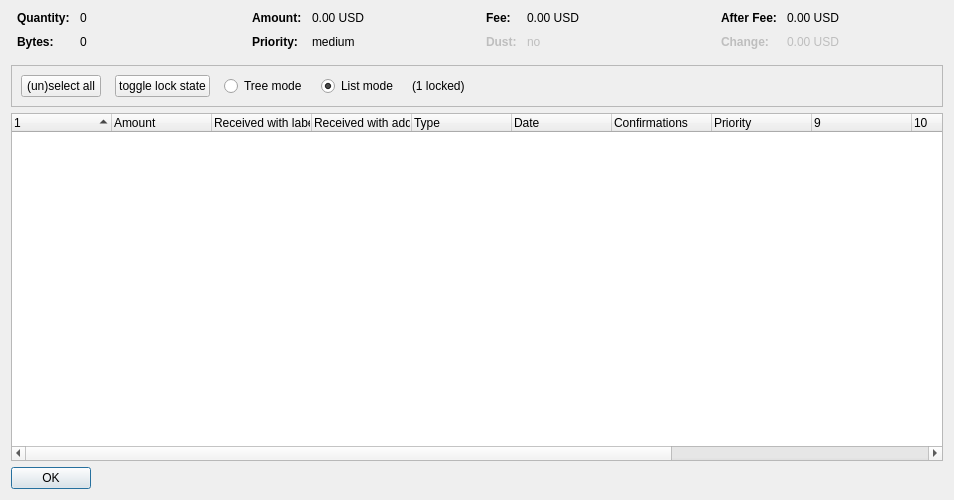
<?xml version="1.0" encoding="UTF-8"?>
<ui version="4.0">
 <class>CoinControlDialog</class>
 <widget class="QDialog" name="CoinControlDialog">
  <property name="geometry">
   <rect>
    <x>0</x>
    <y>0</y>
    <width>954</width>
    <height>500</height>
   </rect>
  </property>
  <property name="windowTitle">
   <string>Coin Selection</string>
  </property>
  <layout class="QVBoxLayout" name="verticalLayout">
   <item>
    <layout class="QHBoxLayout" name="horizontalLayoutTop" stretch="0,0,0,0">
     <property name="topMargin">
      <number>0</number>
     </property>
     <property name="bottomMargin">
      <number>10</number>
     </property>
     <item>
      <layout class="QFormLayout" name="formLayoutCoinControl1">
       <property name="horizontalSpacing">
        <number>10</number>
       </property>
       <property name="verticalSpacing">
        <number>10</number>
       </property>
       <property name="leftMargin">
        <number>6</number>
       </property>
       <property name="rightMargin">
        <number>6</number>
       </property>
       <item row="0" column="0">
        <widget class="QLabel" name="labelCoinControlQuantityText">
         <property name="font">
          <font>
           <weight>75</weight>
           <bold>true</bold>
          </font>
         </property>
         <property name="text">
          <string>Quantity:</string>
         </property>
        </widget>
       </item>
       <item row="0" column="1">
        <widget class="QLabel" name="labelCoinControlQuantity">
         <property name="cursor">
          <cursorShape>IBeamCursor</cursorShape>
         </property>
         <property name="contextMenuPolicy">
          <enum>Qt::ActionsContextMenu</enum>
         </property>
         <property name="text">
          <string notr="true">0</string>
         </property>
         <property name="textInteractionFlags">
          <set>Qt::LinksAccessibleByMouse|Qt::TextSelectableByKeyboard|Qt::TextSelectableByMouse</set>
         </property>
        </widget>
       </item>
       <item row="1" column="0">
        <widget class="QLabel" name="labelCoinControlBytesText">
         <property name="font">
          <font>
           <weight>75</weight>
           <bold>true</bold>
          </font>
         </property>
         <property name="text">
          <string>Bytes:</string>
         </property>
        </widget>
       </item>
       <item row="1" column="1">
        <widget class="QLabel" name="labelCoinControlBytes">
         <property name="cursor">
          <cursorShape>IBeamCursor</cursorShape>
         </property>
         <property name="contextMenuPolicy">
          <enum>Qt::ActionsContextMenu</enum>
         </property>
         <property name="text">
          <string notr="true">0</string>
         </property>
         <property name="textInteractionFlags">
          <set>Qt::LinksAccessibleByMouse|Qt::TextSelectableByKeyboard|Qt::TextSelectableByMouse</set>
         </property>
        </widget>
       </item>
      </layout>
     </item>
     <item>
      <layout class="QFormLayout" name="formLayoutCoinControl2">
       <property name="horizontalSpacing">
        <number>10</number>
       </property>
       <property name="verticalSpacing">
        <number>10</number>
       </property>
       <property name="leftMargin">
        <number>6</number>
       </property>
       <property name="rightMargin">
        <number>6</number>
       </property>
       <item row="0" column="0">
        <widget class="QLabel" name="labelCoinControlAmountText">
         <property name="font">
          <font>
           <weight>75</weight>
           <bold>true</bold>
          </font>
         </property>
         <property name="text">
          <string>Amount:</string>
         </property>
        </widget>
       </item>
       <item row="0" column="1">
        <widget class="QLabel" name="labelCoinControlAmount">
         <property name="cursor">
          <cursorShape>IBeamCursor</cursorShape>
         </property>
         <property name="contextMenuPolicy">
          <enum>Qt::ActionsContextMenu</enum>
         </property>
         <property name="text">
          <string notr="true">0.00 USD</string>
         </property>
         <property name="textInteractionFlags">
          <set>Qt::LinksAccessibleByMouse|Qt::TextSelectableByKeyboard|Qt::TextSelectableByMouse</set>
         </property>
        </widget>
       </item>
       <item row="1" column="0">
        <widget class="QLabel" name="labelCoinControlPriorityText">
         <property name="font">
          <font>
           <weight>75</weight>
           <bold>true</bold>
          </font>
         </property>
         <property name="text">
          <string>Priority:</string>
         </property>
        </widget>
       </item>
       <item row="1" column="1">
        <widget class="QLabel" name="labelCoinControlPriority">
         <property name="cursor">
          <cursorShape>IBeamCursor</cursorShape>
         </property>
         <property name="contextMenuPolicy">
          <enum>Qt::ActionsContextMenu</enum>
         </property>
         <property name="text">
          <string>medium</string>
         </property>
         <property name="textInteractionFlags">
          <set>Qt::LinksAccessibleByMouse|Qt::TextSelectableByKeyboard|Qt::TextSelectableByMouse</set>
         </property>
        </widget>
       </item>
      </layout>
     </item>
     <item>
      <layout class="QFormLayout" name="formLayoutCoinControl3">
       <property name="horizontalSpacing">
        <number>10</number>
       </property>
       <property name="verticalSpacing">
        <number>10</number>
       </property>
       <property name="leftMargin">
        <number>6</number>
       </property>
       <property name="rightMargin">
        <number>6</number>
       </property>
       <item row="0" column="0">
        <widget class="QLabel" name="labelCoinControlFeeText">
         <property name="font">
          <font>
           <weight>75</weight>
           <bold>true</bold>
          </font>
         </property>
         <property name="text">
          <string>Fee:</string>
         </property>
        </widget>
       </item>
       <item row="0" column="1">
        <widget class="QLabel" name="labelCoinControlFee">
         <property name="cursor">
          <cursorShape>IBeamCursor</cursorShape>
         </property>
         <property name="contextMenuPolicy">
          <enum>Qt::ActionsContextMenu</enum>
         </property>
         <property name="text">
          <string notr="true">0.00 USD</string>
         </property>
         <property name="textInteractionFlags">
          <set>Qt::LinksAccessibleByMouse|Qt::TextSelectableByKeyboard|Qt::TextSelectableByMouse</set>
         </property>
        </widget>
       </item>
       <item row="1" column="0">
        <widget class="QLabel" name="labelCoinControlLowOutputText">
         <property name="enabled">
          <bool>false</bool>
         </property>
         <property name="font">
          <font>
           <weight>75</weight>
           <bold>true</bold>
          </font>
         </property>
         <property name="text">
          <string>Dust:</string>
         </property>
        </widget>
       </item>
       <item row="1" column="1">
        <widget class="QLabel" name="labelCoinControlLowOutput">
         <property name="enabled">
          <bool>false</bool>
         </property>
         <property name="cursor">
          <cursorShape>IBeamCursor</cursorShape>
         </property>
         <property name="contextMenuPolicy">
          <enum>Qt::ActionsContextMenu</enum>
         </property>
         <property name="text">
          <string>no</string>
         </property>
         <property name="textInteractionFlags">
          <set>Qt::LinksAccessibleByMouse|Qt::TextSelectableByKeyboard|Qt::TextSelectableByMouse</set>
         </property>
        </widget>
       </item>
      </layout>
     </item>
     <item>
      <layout class="QFormLayout" name="formLayoutCoinControl4">
       <property name="horizontalSpacing">
        <number>10</number>
       </property>
       <property name="verticalSpacing">
        <number>10</number>
       </property>
       <property name="leftMargin">
        <number>6</number>
       </property>
       <property name="rightMargin">
        <number>6</number>
       </property>
       <item row="0" column="0">
        <widget class="QLabel" name="labelCoinControlAfterFeeText">
         <property name="font">
          <font>
           <weight>75</weight>
           <bold>true</bold>
          </font>
         </property>
         <property name="text">
          <string>After Fee:</string>
         </property>
        </widget>
       </item>
       <item row="0" column="1">
        <widget class="QLabel" name="labelCoinControlAfterFee">
         <property name="cursor">
          <cursorShape>IBeamCursor</cursorShape>
         </property>
         <property name="contextMenuPolicy">
          <enum>Qt::ActionsContextMenu</enum>
         </property>
         <property name="text">
          <string notr="true">0.00 USD</string>
         </property>
         <property name="textInteractionFlags">
          <set>Qt::LinksAccessibleByMouse|Qt::TextSelectableByKeyboard|Qt::TextSelectableByMouse</set>
         </property>
        </widget>
       </item>
       <item row="1" column="0">
        <widget class="QLabel" name="labelCoinControlChangeText">
         <property name="enabled">
          <bool>false</bool>
         </property>
         <property name="font">
          <font>
           <weight>75</weight>
           <bold>true</bold>
          </font>
         </property>
         <property name="text">
          <string>Change:</string>
         </property>
        </widget>
       </item>
       <item row="1" column="1">
        <widget class="QLabel" name="labelCoinControlChange">
         <property name="enabled">
          <bool>false</bool>
         </property>
         <property name="cursor">
          <cursorShape>IBeamCursor</cursorShape>
         </property>
         <property name="contextMenuPolicy">
          <enum>Qt::ActionsContextMenu</enum>
         </property>
         <property name="text">
          <string notr="true">0.00 USD</string>
         </property>
         <property name="textInteractionFlags">
          <set>Qt::LinksAccessibleByMouse|Qt::TextSelectableByKeyboard|Qt::TextSelectableByMouse</set>
         </property>
        </widget>
       </item>
      </layout>
     </item>
    </layout>
   </item>
   <item>
    <widget class="QFrame" name="frame">
     <property name="minimumSize">
      <size>
       <width>0</width>
       <height>40</height>
      </size>
     </property>
     <property name="frameShape">
      <enum>QFrame::StyledPanel</enum>
     </property>
     <property name="frameShadow">
      <enum>QFrame::Sunken</enum>
     </property>
     <layout class="QHBoxLayout" name="horizontalLayout">
      <item>
       <layout class="QHBoxLayout" name="horizontalLayoutPanel" stretch="0,0,0,0,0,0">
        <property name="spacing">
         <number>14</number>
        </property>
        <item>
         <widget class="QPushButton" name="pushButtonSelectAll">
          <property name="sizePolicy">
           <sizepolicy hsizetype="Maximum" vsizetype="Fixed">
            <horstretch>0</horstretch>
            <verstretch>0</verstretch>
           </sizepolicy>
          </property>
          <property name="text">
           <string>(un)select all</string>
          </property>
          <property name="autoDefault">
           <bool>false</bool>
          </property>
         </widget>
        </item>
        <item>
         <widget class="QPushButton" name="pushButtonToggleLock">
          <property name="sizePolicy">
           <sizepolicy hsizetype="Maximum" vsizetype="Fixed">
            <horstretch>0</horstretch>
            <verstretch>0</verstretch>
           </sizepolicy>
          </property>
          <property name="text">
           <string>toggle lock state</string>
          </property>
          <property name="autoDefault">
           <bool>false</bool>
          </property>
         </widget>
        </item>
        <item>
         <widget class="QRadioButton" name="radioTreeMode">
          <property name="sizePolicy">
           <sizepolicy hsizetype="Maximum" vsizetype="Fixed">
            <horstretch>0</horstretch>
            <verstretch>0</verstretch>
           </sizepolicy>
          </property>
          <property name="text">
           <string>Tree mode</string>
          </property>
         </widget>
        </item>
        <item>
         <widget class="QRadioButton" name="radioListMode">
          <property name="sizePolicy">
           <sizepolicy hsizetype="Maximum" vsizetype="Fixed">
            <horstretch>0</horstretch>
            <verstretch>0</verstretch>
           </sizepolicy>
          </property>
          <property name="text">
           <string>List mode</string>
          </property>
          <property name="checked">
           <bool>true</bool>
          </property>
         </widget>
        </item>
        <item>
         <widget class="QLabel" name="labelLocked">
          <property name="text">
           <string>(1 locked)</string>
          </property>
         </widget>
        </item>
        <item>
         <spacer name="horizontalSpacer">
          <property name="orientation">
           <enum>Qt::Horizontal</enum>
          </property>
          <property name="sizeHint" stdset="0">
           <size>
            <width>40</width>
            <height>20</height>
           </size>
          </property>
         </spacer>
        </item>
       </layout>
      </item>
     </layout>
    </widget>
   </item>
   <item>
    <widget class="CoinControlTreeWidget" name="treeWidget">
     <property name="contextMenuPolicy">
      <enum>Qt::CustomContextMenu</enum>
     </property>
     <property name="sortingEnabled">
      <bool>false</bool>
     </property>
     <property name="columnCount">
      <number>13</number>
     </property>
     <attribute name="headerShowSortIndicator" stdset="0">
      <bool>true</bool>
     </attribute>
     <attribute name="headerStretchLastSection">
      <bool>false</bool>
     </attribute>
     <column>
      <property name="text">
       <string/>
      </property>
     </column>
     <column>
      <property name="text">
       <string>Amount</string>
      </property>
     </column>
     <column>
      <property name="text">
       <string>Received with label</string>
      </property>
     </column>
     <column>
      <property name="text">
       <string>Received with address</string>
      </property>
     </column>
     <column>
      <property name="text">
	<string>Type</string>
      </property>
     </column>
     <column>
      <property name="text">	 
       <string>Date</string>
      </property>
     </column>
     <column>
      <property name="text">
       <string>Confirmations</string>
      </property>
      <property name="toolTip">
       <string>Confirmed</string>
      </property>
     </column>
     <column>
      <property name="text">
       <string>Priority</string>
      </property>
     </column>
     <column>
      <property name="text">
       <string/>
      </property>
     </column>
     <column>
      <property name="text">
       <string/>
      </property>
     </column>
     <column>
      <property name="text">
       <string/>
      </property>
     </column>
     <column>
      <property name="text">
       <string/>
      </property>
     </column>
     <column>
      <property name="text">
       <string/>
      </property>
     </column>
    </widget>
   </item>
   <item>
    <widget class="QDialogButtonBox" name="buttonBox">
     <property name="sizePolicy">
      <sizepolicy hsizetype="Maximum" vsizetype="Fixed">
       <horstretch>0</horstretch>
       <verstretch>0</verstretch>
      </sizepolicy>
     </property>
     <property name="orientation">
      <enum>Qt::Horizontal</enum>
     </property>
     <property name="standardButtons">
      <set>QDialogButtonBox::Ok</set>
     </property>
    </widget>
   </item>
  </layout>
 </widget>
 <customwidgets>
  <customwidget>
   <class>CoinControlTreeWidget</class>
   <extends>QTreeWidget</extends>
   <header>coincontroltreewidget.h</header>
  </customwidget>
 </customwidgets>
 <resources/>
 <connections/>
</ui>
